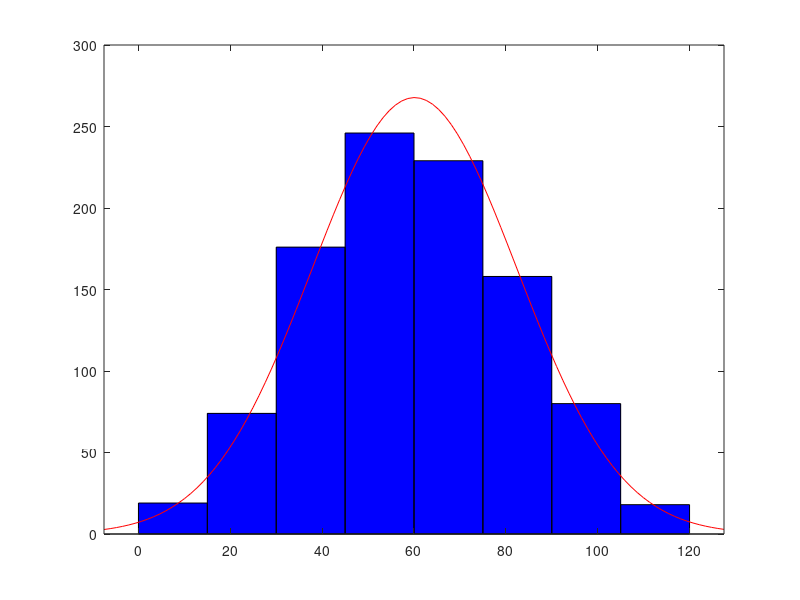

This figure's MATLAB source: (Note: this script raises an error after producing the figure.)
A = dlmread('log7.txt','\t',2,0);
numGamesA = size(A,1);
TeamFinalPointsA = zeros(numGamesA,1);
countWins = 0;
countDraws = 0;
for i = 1:numGamesA
  TeamFinalPointsA(i,1) = A(i,23);
  if A(i,23) > 60
      countWins = countWins + 1;
  elseif A(i,23) == 60
      countDraws = countDraws + 1;
  end
end

B = dlmread('log8.txt','\t',2,0);
numGamesB = size(B,1);
TeamFinalPointsB = zeros(numGamesB,1);
for i = 1:numGamesB
  TeamFinalPointsB(i,1) = B(i,23);
end

C = dlmread('log9.txt','\t',2,0);
numGamesC = size(C,1);
TeamFinalPointsC = zeros(numGamesC,1);
for i = 1:numGamesC
  TeamFinalPointsC(i,1) = C(i,23);
end
% winRate = (countWins / numGamesA) * 100
% drawRate = (countDraws / numGamesA) * 100


F = dlmread('log12.txt','\t',2,0);
numGamesF = size(F,1);
countWins = 0;
countDraws = 0;
TeamFinalPointsD = zeros(numGamesF,1);
for i = 1:numGamesF
  TeamFinalPointsD(i,1) = F(i,23);
  if F(i,23) > 60
      countWins = countWins + 1;
  elseif F(i,23) == 60
      countDraws = countDraws + 1;
  end
end
% winRate = (countWins / numGamesF) * 100
% drawRate = (countDraws / numGamesF) * 100

G = dlmread('log13.txt','\t',2,0);
numGamesG = size(G,1);
countWins = 0;
countDraws = 0;
TeamFinalPointsE = zeros(numGamesG,1);
for i = 1:numGamesG
  TeamFinalPointsE(i,1) = G(i,23);
  if G(i,23) > 60
      countWins = countWins + 1;
  elseif G(i,23) == 60
      countDraws = countDraws + 1;
  end
end
% winRate = (countWins / numGamesG) * 100
% drawRate = (countDraws / numGamesG) * 100


H = dlmread('log17.txt','\t',2,0);
numGamesH = size(H,1);
countWinsH = 0;
countDrawsH = 0;
TeamFinalPointsF = zeros(numGamesH,1);
for i = 1:numGamesH
  TeamFinalPointsF(i,1) = H(i,23);
  if H(i,23) > 60
      countWinsH = countWinsH + 1;
  elseif H(i,23) == 60
      countDrawsH = countDrawsH + 1;
  end
end
% winRateH = (countWinsH / numGamesH) * 100
% drawRateH = (countDrawsH / numGamesH) * 100

I = dlmread('log15.txt','\t',2,0);
numGamesI = size(I,1);
countWinsI = 0;
countDrawsI = 0;
TeamFinalPointsG = zeros(numGamesI,1);
for i = 1:numGamesI
  TeamFinalPointsG(i,1) = I(i,23);
  if I(i,23) > 60
      countWinsI = countWinsI + 1;
  elseif I(i,23) == 60
      countDrawsI = countDrawsI + 1;
  end
end
% winRateI = (countWinsI / numGamesI) * 100
% drawRateI = (countDrawsI / numGamesI) * 100

J = dlmread('log18.txt','\t',2,0);
numGamesJ = size(J,1);
countWinsJ = 0;
countDrawsJ = 0;
TeamFinalPointsH = zeros(numGamesJ,1);
for i = 1:numGamesJ
  TeamFinalPointsH(i,1) = J(i,23);
  if J(i,23) > 60
      countWinsJ = countWinsJ + 1;
  elseif J(i,23) == 60
      countDrawsJ = countDrawsJ + 1;
  end
end
% winRateJ = (countWinsJ / numGamesJ) * 100
% drawRateJ = (countDrawsJ / numGamesJ) * 100

K = dlmread('log16.txt','\t',2,0);
numGamesK = size(K,1);
countWinsK = 0;
countDrawsK = 0;
TeamFinalPointsI = zeros(numGamesK,1);
for i = 1:numGamesK
  TeamFinalPointsI(i,1) = K(i,23);
  if K(i,23) > 60
      countWinsK = countWinsK + 1;
  elseif K(i,23) == 60
      countDrawsK = countDrawsK + 1;
  end
end
% winRateK = (countWinsK / numGamesK) * 100
% drawRateK = (countDrawsK / numGamesK) * 100

figure(1);
% a = histfit(TeamFinalPointsA,60);
% a(1).FaceColor = [0.2 0.4 0.2]
% delete(a(2));
% axis([0 120 0 45]);
% h = histfit(TeamFinalPointsF,60)
% h(2).Color = [1 0.84 0];
% delete(h(1));
% hold on;
% j = histfit(TeamFinalPointsF,60);
% j(2).Color = [1 0.84 0];
% delete(j(1));
% k = histfit(TeamFinalPointsG,60);
% k(2).Color = [1 0.42 0];
% delete(k(1));
% l = histfit(TeamFinalPointsB,8);
% l(2).Color = [1 0 0];
% delete(l(1));
% hold on;
% n = histfit(TeamFinalPointsC,8);
% n(2).Color = [0.2 0.5 1];
% delete(n(1));
% axis([0 120 0 300]);
% xlabel('Game final points');
% ylabel('Number of games');
% set(gca,'FontSize',12);
% figure(2);
m = histfit(TeamFinalPointsA,8);
m(1).FaceColor = [0.2 0.4 0.2];
m(2).Color = [0 0 0];
% delete(m(2));
% hold on;
% o = histfit(TeamFinalPointsG,8);
% o(2).Color = [0.36 0.14 0.9];
% delete(o(1));
axis([0 120 0 300]);
xlabel('Game final points');
ylabel('Number of games');
set(gca,'XTick', [0 15 30 45 60 75 90 105 120]);
set(gca,'FontSize',12);